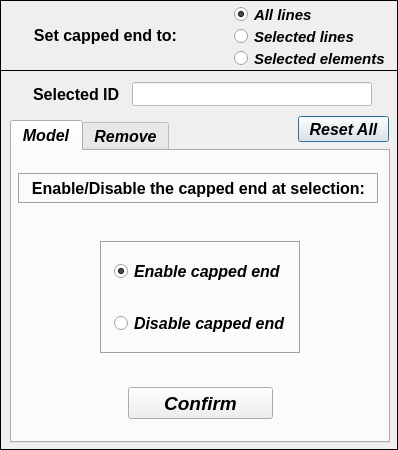
<?xml version="1.0" encoding="UTF-8"?>
<ui version="4.0">
 <class>Dialog</class>
 <widget class="QDialog" name="Dialog">
  <property name="geometry">
   <rect>
    <x>0</x>
    <y>0</y>
    <width>398</width>
    <height>450</height>
   </rect>
  </property>
  <property name="minimumSize">
   <size>
    <width>398</width>
    <height>450</height>
   </size>
  </property>
  <property name="maximumSize">
   <size>
    <width>398</width>
    <height>450</height>
   </size>
  </property>
  <property name="windowTitle">
   <string>Set capped end</string>
  </property>
  <widget class="QFrame" name="frame">
   <property name="geometry">
    <rect>
     <x>0</x>
     <y>0</y>
     <width>398</width>
     <height>71</height>
    </rect>
   </property>
   <property name="frameShape">
    <enum>QFrame::Box</enum>
   </property>
   <property name="frameShadow">
    <enum>QFrame::Plain</enum>
   </property>
   <property name="lineWidth">
    <number>1</number>
   </property>
   <widget class="QLabel" name="label">
    <property name="geometry">
     <rect>
      <x>0</x>
      <y>10</y>
      <width>211</width>
      <height>51</height>
     </rect>
    </property>
    <property name="font">
     <font>
      <family>Arial</family>
      <pointsize>12</pointsize>
      <weight>75</weight>
      <italic>false</italic>
      <bold>true</bold>
     </font>
    </property>
    <property name="text">
     <string>Set capped end to:</string>
    </property>
    <property name="textFormat">
     <enum>Qt::AutoText</enum>
    </property>
    <property name="alignment">
     <set>Qt::AlignCenter</set>
    </property>
   </widget>
   <widget class="QRadioButton" name="radioButton_all_lines">
    <property name="geometry">
     <rect>
      <x>234</x>
      <y>6</y>
      <width>160</width>
      <height>17</height>
     </rect>
    </property>
    <property name="minimumSize">
     <size>
      <width>160</width>
      <height>17</height>
     </size>
    </property>
    <property name="maximumSize">
     <size>
      <width>160</width>
      <height>17</height>
     </size>
    </property>
    <property name="font">
     <font>
      <family>Arial</family>
      <pointsize>11</pointsize>
      <weight>75</weight>
      <italic>true</italic>
      <bold>true</bold>
      <stylestrategy>PreferAntialias</stylestrategy>
     </font>
    </property>
    <property name="focusPolicy">
     <enum>Qt::ClickFocus</enum>
    </property>
    <property name="text">
     <string>All lines</string>
    </property>
    <property name="checked">
     <bool>true</bool>
    </property>
   </widget>
   <widget class="QRadioButton" name="radioButton_selected_lines">
    <property name="geometry">
     <rect>
      <x>234</x>
      <y>28</y>
      <width>160</width>
      <height>17</height>
     </rect>
    </property>
    <property name="minimumSize">
     <size>
      <width>160</width>
      <height>17</height>
     </size>
    </property>
    <property name="maximumSize">
     <size>
      <width>160</width>
      <height>17</height>
     </size>
    </property>
    <property name="font">
     <font>
      <family>Arial</family>
      <pointsize>11</pointsize>
      <weight>75</weight>
      <italic>true</italic>
      <bold>true</bold>
      <stylestrategy>PreferAntialias</stylestrategy>
     </font>
    </property>
    <property name="focusPolicy">
     <enum>Qt::ClickFocus</enum>
    </property>
    <property name="text">
     <string>Selected lines</string>
    </property>
    <property name="checked">
     <bool>false</bool>
    </property>
   </widget>
   <widget class="QRadioButton" name="radioButton_selected_elements">
    <property name="geometry">
     <rect>
      <x>234</x>
      <y>50</y>
      <width>160</width>
      <height>17</height>
     </rect>
    </property>
    <property name="minimumSize">
     <size>
      <width>160</width>
      <height>17</height>
     </size>
    </property>
    <property name="maximumSize">
     <size>
      <width>160</width>
      <height>17</height>
     </size>
    </property>
    <property name="font">
     <font>
      <family>Arial</family>
      <pointsize>11</pointsize>
      <weight>75</weight>
      <italic>true</italic>
      <bold>true</bold>
      <stylestrategy>PreferAntialias</stylestrategy>
     </font>
    </property>
    <property name="focusPolicy">
     <enum>Qt::ClickFocus</enum>
    </property>
    <property name="text">
     <string>Selected elements</string>
    </property>
    <property name="checked">
     <bool>false</bool>
    </property>
   </widget>
  </widget>
  <widget class="QFrame" name="frame_3">
   <property name="geometry">
    <rect>
     <x>0</x>
     <y>70</y>
     <width>398</width>
     <height>380</height>
    </rect>
   </property>
   <property name="frameShape">
    <enum>QFrame::Box</enum>
   </property>
   <property name="frameShadow">
    <enum>QFrame::Plain</enum>
   </property>
   <property name="lineWidth">
    <number>1</number>
   </property>
   <widget class="QPushButton" name="pushButton_reset_all">
    <property name="geometry">
     <rect>
      <x>298</x>
      <y>46</y>
      <width>91</width>
      <height>26</height>
     </rect>
    </property>
    <property name="minimumSize">
     <size>
      <width>0</width>
      <height>26</height>
     </size>
    </property>
    <property name="maximumSize">
     <size>
      <width>16777215</width>
      <height>26</height>
     </size>
    </property>
    <property name="font">
     <font>
      <family>Arial</family>
      <pointsize>12</pointsize>
      <weight>75</weight>
      <italic>true</italic>
      <bold>true</bold>
     </font>
    </property>
    <property name="text">
     <string>Reset All</string>
    </property>
   </widget>
   <widget class="QTabWidget" name="tabWidget_cappedEnd">
    <property name="geometry">
     <rect>
      <x>10</x>
      <y>50</y>
      <width>380</width>
      <height>323</height>
     </rect>
    </property>
    <property name="minimumSize">
     <size>
      <width>0</width>
      <height>0</height>
     </size>
    </property>
    <property name="maximumSize">
     <size>
      <width>16777215</width>
      <height>1000</height>
     </size>
    </property>
    <property name="font">
     <font>
      <family>Arial</family>
      <pointsize>12</pointsize>
      <weight>75</weight>
      <italic>true</italic>
      <bold>true</bold>
     </font>
    </property>
    <property name="currentIndex">
     <number>0</number>
    </property>
    <widget class="QWidget" name="tab_model">
     <attribute name="title">
      <string>Model</string>
     </attribute>
     <widget class="QPushButton" name="pushButton_confirm">
      <property name="geometry">
       <rect>
        <x>116</x>
        <y>236</y>
        <width>145</width>
        <height>32</height>
       </rect>
      </property>
      <property name="font">
       <font>
        <family>Arial</family>
        <pointsize>14</pointsize>
        <weight>75</weight>
        <italic>true</italic>
        <bold>true</bold>
       </font>
      </property>
      <property name="text">
       <string>Confirm</string>
      </property>
     </widget>
     <widget class="QLabel" name="label_20">
      <property name="enabled">
       <bool>true</bool>
      </property>
      <property name="geometry">
       <rect>
        <x>6</x>
        <y>22</y>
        <width>361</width>
        <height>31</height>
       </rect>
      </property>
      <property name="font">
       <font>
        <family>Arial</family>
        <pointsize>12</pointsize>
        <weight>75</weight>
        <italic>false</italic>
        <bold>true</bold>
       </font>
      </property>
      <property name="frameShape">
       <enum>QFrame::Box</enum>
      </property>
      <property name="frameShadow">
       <enum>QFrame::Sunken</enum>
      </property>
      <property name="text">
       <string>&lt;html&gt;&lt;head/&gt;&lt;body&gt;&lt;p align=&quot;center&quot;&gt;Enable/Disable the capped end at selection:&lt;/p&gt;&lt;/body&gt;&lt;/html&gt;</string>
      </property>
      <property name="alignment">
       <set>Qt::AlignCenter</set>
      </property>
     </widget>
     <widget class="QFrame" name="frame_2">
      <property name="geometry">
       <rect>
        <x>88</x>
        <y>90</y>
        <width>201</width>
        <height>113</height>
       </rect>
      </property>
      <property name="frameShape">
       <enum>QFrame::Box</enum>
      </property>
      <property name="frameShadow">
       <enum>QFrame::Sunken</enum>
      </property>
      <widget class="QRadioButton" name="radioButton_disable_cappedEnd">
       <property name="geometry">
        <rect>
         <x>14</x>
         <y>68</y>
         <width>180</width>
         <height>28</height>
        </rect>
       </property>
       <property name="minimumSize">
        <size>
         <width>180</width>
         <height>28</height>
        </size>
       </property>
       <property name="maximumSize">
        <size>
         <width>180</width>
         <height>28</height>
        </size>
       </property>
       <property name="font">
        <font>
         <pointsize>12</pointsize>
         <italic>true</italic>
        </font>
       </property>
       <property name="text">
        <string>Disable capped end</string>
       </property>
       <property name="checked">
        <bool>false</bool>
       </property>
      </widget>
      <widget class="QRadioButton" name="radioButton_enable_cappedEnd">
       <property name="geometry">
        <rect>
         <x>14</x>
         <y>16</y>
         <width>180</width>
         <height>28</height>
        </rect>
       </property>
       <property name="minimumSize">
        <size>
         <width>180</width>
         <height>28</height>
        </size>
       </property>
       <property name="maximumSize">
        <size>
         <width>180</width>
         <height>28</height>
        </size>
       </property>
       <property name="font">
        <font>
         <pointsize>12</pointsize>
         <italic>true</italic>
        </font>
       </property>
       <property name="text">
        <string>Enable capped end</string>
       </property>
       <property name="checked">
        <bool>true</bool>
       </property>
      </widget>
     </widget>
    </widget>
    <widget class="QWidget" name="tab_remove">
     <attribute name="title">
      <string>Remove</string>
     </attribute>
     <widget class="QTreeWidget" name="treeWidget_cappedEnd_elements">
      <property name="geometry">
       <rect>
        <x>11</x>
        <y>42</y>
        <width>352</width>
        <height>145</height>
       </rect>
      </property>
      <property name="minimumSize">
       <size>
        <width>0</width>
        <height>0</height>
       </size>
      </property>
      <property name="maximumSize">
       <size>
        <width>1000</width>
        <height>1000</height>
       </size>
      </property>
      <property name="font">
       <font>
        <family>Arial</family>
        <pointsize>10</pointsize>
        <weight>75</weight>
        <italic>true</italic>
        <bold>true</bold>
       </font>
      </property>
      <property name="frameShape">
       <enum>QFrame::StyledPanel</enum>
      </property>
      <property name="frameShadow">
       <enum>QFrame::Sunken</enum>
      </property>
      <property name="indentation">
       <number>0</number>
      </property>
      <column>
       <property name="text">
        <string>Group</string>
       </property>
      </column>
      <column>
       <property name="text">
        <string>Elements</string>
       </property>
      </column>
     </widget>
     <widget class="QPushButton" name="pushButton_remove_elem">
      <property name="geometry">
       <rect>
        <x>192</x>
        <y>154</y>
        <width>75</width>
        <height>30</height>
       </rect>
      </property>
      <property name="minimumSize">
       <size>
        <width>0</width>
        <height>30</height>
       </size>
      </property>
      <property name="maximumSize">
       <size>
        <width>16777215</width>
        <height>30</height>
       </size>
      </property>
      <property name="font">
       <font>
        <family>Arial</family>
        <pointsize>11</pointsize>
        <weight>75</weight>
        <italic>true</italic>
        <bold>true</bold>
       </font>
      </property>
      <property name="text">
       <string>Remove</string>
      </property>
     </widget>
     <widget class="QLabel" name="label_29">
      <property name="geometry">
       <rect>
        <x>6</x>
        <y>6</y>
        <width>362</width>
        <height>31</height>
       </rect>
      </property>
      <property name="font">
       <font>
        <family>Arial</family>
        <pointsize>11</pointsize>
        <weight>75</weight>
        <italic>false</italic>
        <bold>true</bold>
       </font>
      </property>
      <property name="frameShape">
       <enum>QFrame::Box</enum>
      </property>
      <property name="frameShadow">
       <enum>QFrame::Sunken</enum>
      </property>
      <property name="text">
       <string>Select a group to remove the capped end setting:</string>
      </property>
      <property name="textFormat">
       <enum>Qt::AutoText</enum>
      </property>
      <property name="alignment">
       <set>Qt::AlignCenter</set>
      </property>
     </widget>
     <widget class="QPushButton" name="pushButton_get_information_elem">
      <property name="geometry">
       <rect>
        <x>270</x>
        <y>154</y>
        <width>90</width>
        <height>30</height>
       </rect>
      </property>
      <property name="minimumSize">
       <size>
        <width>90</width>
        <height>30</height>
       </size>
      </property>
      <property name="maximumSize">
       <size>
        <width>90</width>
        <height>30</height>
       </size>
      </property>
      <property name="font">
       <font>
        <family>Arial</family>
        <pointsize>11</pointsize>
        <weight>75</weight>
        <italic>true</italic>
        <bold>true</bold>
       </font>
      </property>
      <property name="text">
       <string>See details</string>
      </property>
     </widget>
     <widget class="QTreeWidget" name="treeWidget_cappedEnd_lines">
      <property name="geometry">
       <rect>
        <x>11</x>
        <y>192</y>
        <width>352</width>
        <height>93</height>
       </rect>
      </property>
      <property name="minimumSize">
       <size>
        <width>0</width>
        <height>0</height>
       </size>
      </property>
      <property name="maximumSize">
       <size>
        <width>1000</width>
        <height>1000</height>
       </size>
      </property>
      <property name="font">
       <font>
        <family>Arial</family>
        <pointsize>10</pointsize>
        <weight>75</weight>
        <italic>true</italic>
        <bold>true</bold>
       </font>
      </property>
      <property name="indentation">
       <number>0</number>
      </property>
      <column>
       <property name="text">
        <string>Group</string>
       </property>
      </column>
      <column>
       <property name="text">
        <string>Lines</string>
       </property>
      </column>
     </widget>
     <widget class="QPushButton" name="pushButton_get_information_line">
      <property name="geometry">
       <rect>
        <x>270</x>
        <y>252</y>
        <width>90</width>
        <height>30</height>
       </rect>
      </property>
      <property name="minimumSize">
       <size>
        <width>90</width>
        <height>29</height>
       </size>
      </property>
      <property name="maximumSize">
       <size>
        <width>90</width>
        <height>30</height>
       </size>
      </property>
      <property name="font">
       <font>
        <family>Arial</family>
        <pointsize>11</pointsize>
        <weight>75</weight>
        <italic>true</italic>
        <bold>true</bold>
       </font>
      </property>
      <property name="text">
       <string>See details</string>
      </property>
     </widget>
     <widget class="QPushButton" name="pushButton_remove_line">
      <property name="geometry">
       <rect>
        <x>192</x>
        <y>252</y>
        <width>75</width>
        <height>30</height>
       </rect>
      </property>
      <property name="minimumSize">
       <size>
        <width>0</width>
        <height>27</height>
       </size>
      </property>
      <property name="maximumSize">
       <size>
        <width>16777215</width>
        <height>30</height>
       </size>
      </property>
      <property name="font">
       <font>
        <family>Arial</family>
        <pointsize>11</pointsize>
        <weight>75</weight>
        <italic>true</italic>
        <bold>true</bold>
       </font>
      </property>
      <property name="text">
       <string>Remove</string>
      </property>
     </widget>
    </widget>
   </widget>
   <widget class="QLineEdit" name="lineEdit_selected_ID">
    <property name="enabled">
     <bool>true</bool>
    </property>
    <property name="geometry">
     <rect>
      <x>132</x>
      <y>12</y>
      <width>240</width>
      <height>24</height>
     </rect>
    </property>
    <property name="minimumSize">
     <size>
      <width>240</width>
      <height>0</height>
     </size>
    </property>
    <property name="maximumSize">
     <size>
      <width>240</width>
      <height>16777215</height>
     </size>
    </property>
    <property name="font">
     <font>
      <family>Arial</family>
      <pointsize>11</pointsize>
      <weight>75</weight>
      <italic>false</italic>
      <bold>true</bold>
     </font>
    </property>
    <property name="focusPolicy">
     <enum>Qt::ClickFocus</enum>
    </property>
    <property name="styleSheet">
     <string notr="true">background-color: rgb(255, 255, 255);
color: rgb(0, 0, 0);</string>
    </property>
    <property name="text">
     <string/>
    </property>
    <property name="alignment">
     <set>Qt::AlignCenter</set>
    </property>
   </widget>
   <widget class="QLineEdit" name="lineEdit_id_labels">
    <property name="enabled">
     <bool>false</bool>
    </property>
    <property name="geometry">
     <rect>
      <x>22</x>
      <y>12</y>
      <width>110</width>
      <height>24</height>
     </rect>
    </property>
    <property name="palette">
     <palette>
      <active>
       <colorrole role="WindowText">
        <brush brushstyle="SolidPattern">
         <color alpha="255">
          <red>0</red>
          <green>0</green>
          <blue>0</blue>
         </color>
        </brush>
       </colorrole>
       <colorrole role="Dark">
        <brush brushstyle="SolidPattern">
         <color alpha="255">
          <red>0</red>
          <green>0</green>
          <blue>0</blue>
         </color>
        </brush>
       </colorrole>
       <colorrole role="Text">
        <brush brushstyle="SolidPattern">
         <color alpha="255">
          <red>0</red>
          <green>0</green>
          <blue>0</blue>
         </color>
        </brush>
       </colorrole>
       <colorrole role="ButtonText">
        <brush brushstyle="SolidPattern">
         <color alpha="255">
          <red>0</red>
          <green>0</green>
          <blue>0</blue>
         </color>
        </brush>
       </colorrole>
      </active>
      <inactive>
       <colorrole role="WindowText">
        <brush brushstyle="SolidPattern">
         <color alpha="255">
          <red>0</red>
          <green>0</green>
          <blue>0</blue>
         </color>
        </brush>
       </colorrole>
       <colorrole role="Dark">
        <brush brushstyle="SolidPattern">
         <color alpha="255">
          <red>0</red>
          <green>0</green>
          <blue>0</blue>
         </color>
        </brush>
       </colorrole>
       <colorrole role="Text">
        <brush brushstyle="SolidPattern">
         <color alpha="255">
          <red>0</red>
          <green>0</green>
          <blue>0</blue>
         </color>
        </brush>
       </colorrole>
       <colorrole role="ButtonText">
        <brush brushstyle="SolidPattern">
         <color alpha="255">
          <red>0</red>
          <green>0</green>
          <blue>0</blue>
         </color>
        </brush>
       </colorrole>
      </inactive>
      <disabled>
       <colorrole role="WindowText">
        <brush brushstyle="SolidPattern">
         <color alpha="255">
          <red>0</red>
          <green>0</green>
          <blue>0</blue>
         </color>
        </brush>
       </colorrole>
       <colorrole role="Dark">
        <brush brushstyle="SolidPattern">
         <color alpha="255">
          <red>0</red>
          <green>0</green>
          <blue>0</blue>
         </color>
        </brush>
       </colorrole>
       <colorrole role="Text">
        <brush brushstyle="SolidPattern">
         <color alpha="255">
          <red>0</red>
          <green>0</green>
          <blue>0</blue>
         </color>
        </brush>
       </colorrole>
       <colorrole role="ButtonText">
        <brush brushstyle="SolidPattern">
         <color alpha="255">
          <red>0</red>
          <green>0</green>
          <blue>0</blue>
         </color>
        </brush>
       </colorrole>
      </disabled>
     </palette>
    </property>
    <property name="font">
     <font>
      <family>Arial</family>
      <pointsize>12</pointsize>
      <weight>75</weight>
      <italic>false</italic>
      <bold>true</bold>
     </font>
    </property>
    <property name="focusPolicy">
     <enum>Qt::ClickFocus</enum>
    </property>
    <property name="autoFillBackground">
     <bool>false</bool>
    </property>
    <property name="text">
     <string>Selected ID</string>
    </property>
    <property name="frame">
     <bool>false</bool>
    </property>
    <property name="alignment">
     <set>Qt::AlignCenter</set>
    </property>
   </widget>
   <zorder>tabWidget_cappedEnd</zorder>
   <zorder>lineEdit_selected_ID</zorder>
   <zorder>lineEdit_id_labels</zorder>
   <zorder>pushButton_reset_all</zorder>
  </widget>
 </widget>
 <tabstops>
  <tabstop>tabWidget_cappedEnd</tabstop>
  <tabstop>radioButton_enable_cappedEnd</tabstop>
  <tabstop>pushButton_confirm</tabstop>
  <tabstop>pushButton_reset_all</tabstop>
  <tabstop>radioButton_disable_cappedEnd</tabstop>
  <tabstop>pushButton_get_information_elem</tabstop>
  <tabstop>pushButton_get_information_line</tabstop>
  <tabstop>pushButton_remove_elem</tabstop>
  <tabstop>pushButton_remove_line</tabstop>
  <tabstop>treeWidget_cappedEnd_elements</tabstop>
  <tabstop>treeWidget_cappedEnd_lines</tabstop>
 </tabstops>
 <resources/>
 <connections/>
</ui>
